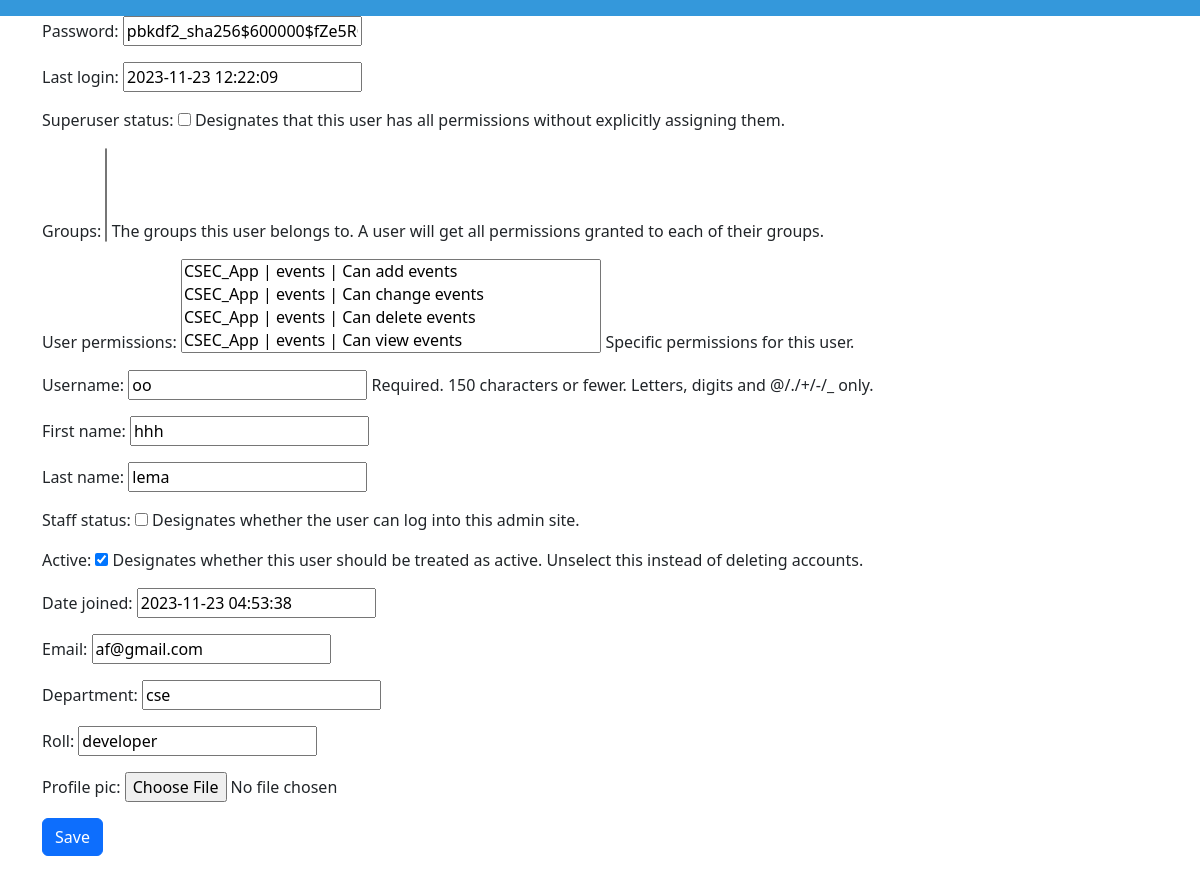
The app's page /edit_member/8, older data.
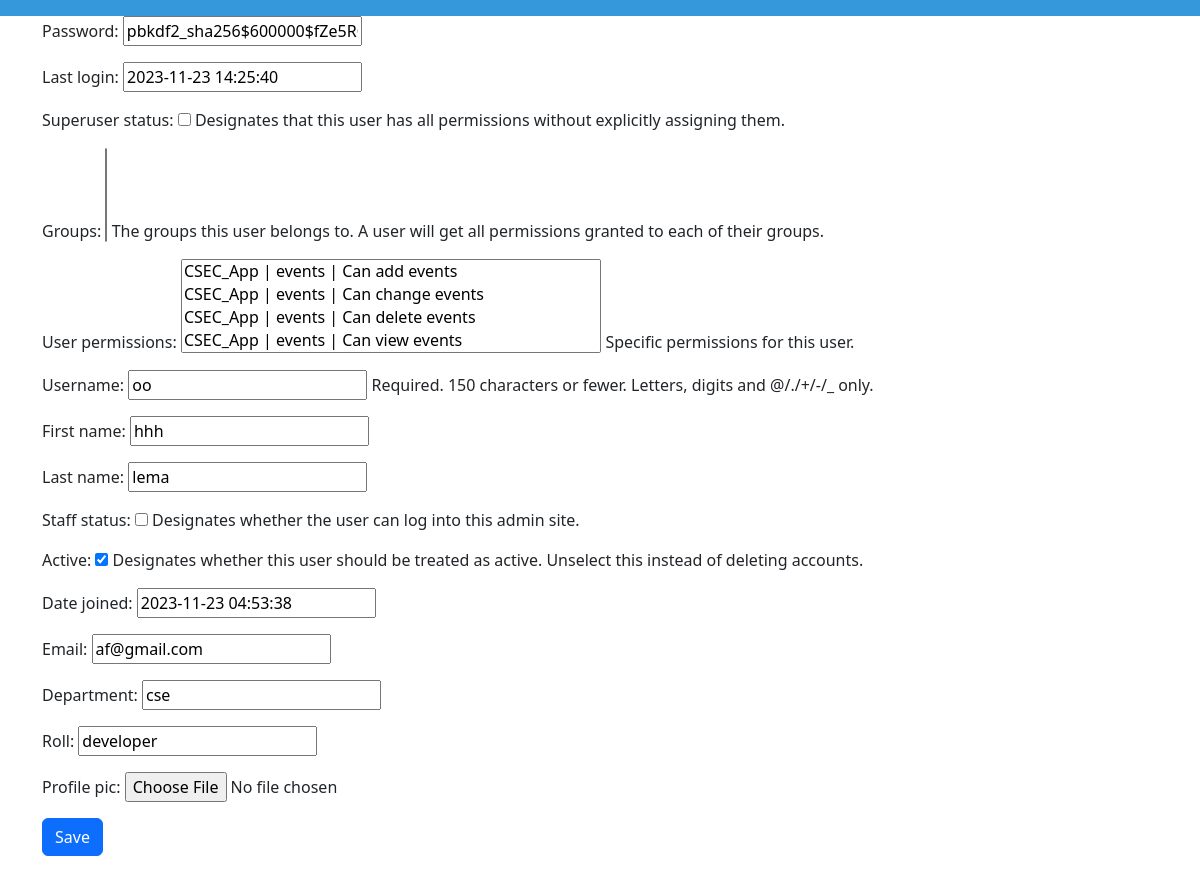
The same page, newer data.
### CSEC_App/models.py (models this page shows, shortened)
class Members(AbstractUser):
    email=models.EmailField(unique=True)
    department=models.CharField(max_length=100)
    Roll=models.CharField(max_length=200)
    profile_pic=models.ImageField(upload_to='profile_image')
    class Meta:
        verbose_name_plural='Members'

### CSEC_App/views.py (the view)
# urls.py: path('edit_member/<int:pk>',EditMemberProfile.as_view(),name='editmember'),
class EditMemberProfile(UpdateView):
    model=Members
    fields='__all__'
    template_name='edit_member_profile.html'
    success_url=reverse_lazy('homepage')

### CSEC_App/templates/edit_member_profile.html (shortened to what this page needs)
{% extends 'base.html' %}
{% block content %}
<form method='Post'>
    {{form.as_p}}
    <button type="submit" class="btn btn-primary btn-block mb-4">Save</button>
</form>
{% endblock content %}

Row changes from the older to the newer data that the page shows:
changed Members "oo": last_login "2023-11-23 12:22:09" → "2023-11-23 14:25:40"
